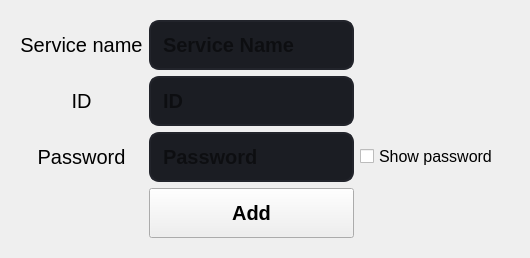
                  <widget class="QWidget" name="page_add">
                   <property name="font">
                    <font>
                     <kerning>true</kerning>
                    </font>
                   </property>
                   <property name="focusPolicy">
                    <enum>Qt::NoFocus</enum>
                   </property>
                   <property name="contextMenuPolicy">
                    <enum>Qt::DefaultContextMenu</enum>
                   </property>
                   <property name="autoFillBackground">
                    <bool>false</bool>
                   </property>
                   <layout class="QVBoxLayout" name="verticalLayout_7">
                    <item>
                     <widget class="QFrame" name="frame_add">
                      <property name="minimumSize">
                       <size>
                        <width>0</width>
                        <height>0</height>
                       </size>
                      </property>
                      <property name="font">
                       <font>
                        <family>Segoe UI</family>
                        <pointsize>12</pointsize>
                       </font>
                      </property>
                      <property name="styleSheet">
                       <string notr="true">color:#c8c8c8;


QLineEdit {
	background-color: rgb(27, 29, 35);
	border-radius: 5px;
	border: 2px solid rgb(27, 29, 35);
	padding-left: 10px;
}
QLineEdit:hover {
	border: 2px solid rgb(64, 71, 88);
}
QLineEdit:focus {
	border: 2px solid rgb(91, 101, 124);
}</string>
                      </property>
                      <layout class="QGridLayout" name="gridLayout_3">
                       <item row="2" column="0">
                        <widget class="QLabel" name="label_add_password">
                         <property name="font">
                          <font>
                           <family>Segoe UI</family>
                           <pointsize>15</pointsize>
                          </font>
                         </property>
                         <property name="text">
                          <string>Password</string>
                         </property>
                         <property name="alignment">
                          <set>Qt::AlignCenter</set>
                         </property>
                         <property name="margin">
                          <number>20</number>
                         </property>
                        </widget>
                       </item>
                       <item row="0" column="1">
                        <widget class="QLineEdit" name="lineEdit_add_name">
                         <property name="minimumSize">
                          <size>
                           <width>0</width>
                           <height>50</height>
                          </size>
                         </property>
                         <property name="font">
                          <font>
                           <family>Segoe UI</family>
                           <pointsize>15</pointsize>
                           <weight>75</weight>
                           <bold>true</bold>
                          </font>
                         </property>
                         <property name="styleSheet">
                          <string notr="true">QLineEdit {
	background-color: rgb(27, 29, 35);
	border-radius: 10px;
	border: 2px solid rgb(34, 36, 43);
	padding-left: 10px;
}
QLineEdit:hover {
	border: 2px solid rgb(64, 71, 88);
}
QLineEdit:focus {
	border: 3px solid rgb(91, 101, 124);
}</string>
                         </property>
                         <property name="text">
                          <string/>
                         </property>
                         <property name="placeholderText">
                          <string>Service Name</string>
                         </property>
                        </widget>
                       </item>
                       <item row="2" column="2">
                        <widget class="QCheckBox" name="checkBox_add_show">
                         <property name="minimumSize">
                          <size>
                           <width>150</width>
                           <height>0</height>
                          </size>
                         </property>
                         <property name="font">
                          <font>
                           <family>Segoe UI</family>
                           <pointsize>12</pointsize>
                           <weight>50</weight>
                           <bold>false</bold>
                          </font>
                         </property>
                         <property name="toolTip">
                          <string>have a look around before click this</string>
                         </property>
                         <property name="text">
                          <string>Show password</string>
                         </property>
                        </widget>
                       </item>
                       <item row="1" column="0">
                        <widget class="QLabel" name="label_add_id">
                         <property name="font">
                          <font>
                           <family>Segoe UI</family>
                           <pointsize>15</pointsize>
                          </font>
                         </property>
                         <property name="text">
                          <string>ID</string>
                         </property>
                         <property name="alignment">
                          <set>Qt::AlignCenter</set>
                         </property>
                         <property name="margin">
                          <number>20</number>
                         </property>
                        </widget>
                       </item>
                       <item row="1" column="1">
                        <widget class="QLineEdit" name="lineEdit_add_id">
                         <property name="minimumSize">
                          <size>
                           <width>0</width>
                           <height>50</height>
                          </size>
                         </property>
                         <property name="font">
                          <font>
                           <family>Segoe UI</family>
                           <pointsize>15</pointsize>
                           <weight>75</weight>
                           <bold>true</bold>
                          </font>
                         </property>
                         <property name="styleSheet">
                          <string notr="true">QLineEdit {
	background-color: rgb(27, 29, 35);
	border-radius: 10px;
	border: 2px solid rgb(34, 36, 43);
	padding-left: 10px;
}
QLineEdit:hover {
	border: 2px solid rgb(64, 71, 88);
}
QLineEdit:focus {
	border: 3px solid rgb(91, 101, 124);
}</string>
                         </property>
                         <property name="text">
                          <string/>
                         </property>
                         <property name="placeholderText">
                          <string>ID</string>
                         </property>
                        </widget>
                       </item>
                       <item row="3" column="1">
                        <widget class="QPushButton" name="pushButton_add">
                         <property name="minimumSize">
                          <size>
                           <width>0</width>
                           <height>50</height>
                          </size>
                         </property>
                         <property name="font">
                          <font>
                           <family>Segoe UI</family>
                           <pointsize>15</pointsize>
                           <weight>75</weight>
                           <bold>true</bold>
                          </font>
                         </property>
                         <property name="text">
                          <string>Add</string>
                         </property>
                        </widget>
                       </item>
                       <item row="2" column="1">
                        <widget class="QLineEdit" name="lineEdit_add_password">
                         <property name="minimumSize">
                          <size>
                           <width>0</width>
                           <height>50</height>
                          </size>
                         </property>
                         <property name="font">
                          <font>
                           <family>Segoe UI</family>
                           <pointsize>15</pointsize>
                           <weight>75</weight>
                           <bold>true</bold>
                          </font>
                         </property>
                         <property name="styleSheet">
                          <string notr="true">QLineEdit {
	background-color: rgb(27, 29, 35);
	border-radius: 10px;
	border: 2px solid rgb(34, 36, 43);
	padding-left: 10px;
}
QLineEdit:hover {
	border: 2px solid rgb(64, 71, 88);
}
QLineEdit:focus {
	border: 3px solid rgb(91, 101, 124);
}</string>
                         </property>
                         <property name="placeholderText">
                          <string>Password</string>
                         </property>
                        </widget>
                       </item>
                       <item row="0" column="0">
                        <widget class="QLabel" name="label_add_name">
                         <property name="font">
                          <font>
                           <family>Segoe UI</family>
                           <pointsize>15</pointsize>
                          </font>
                         </property>
                         <property name="styleSheet">
                          <string notr="true">c</string>
                         </property>
                         <property name="text">
                          <string>Service name</string>
                         </property>
                         <property name="alignment">
                          <set>Qt::AlignCenter</set>
                         </property>
                         <property name="margin">
                          <number>20</number>
                         </property>
                        </widget>
                       </item>
                      </layout>
                     </widget>
                    </item>
                   </layout>
                  </widget>
